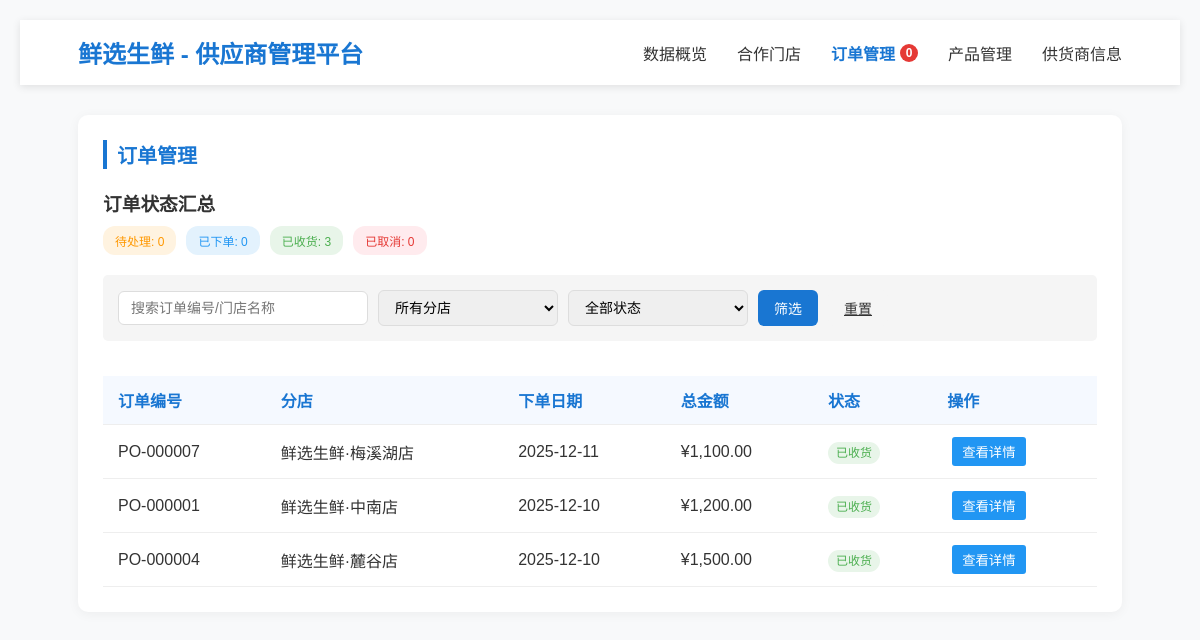
Page /supplier/orders.php (signed in) on the earlier database version.
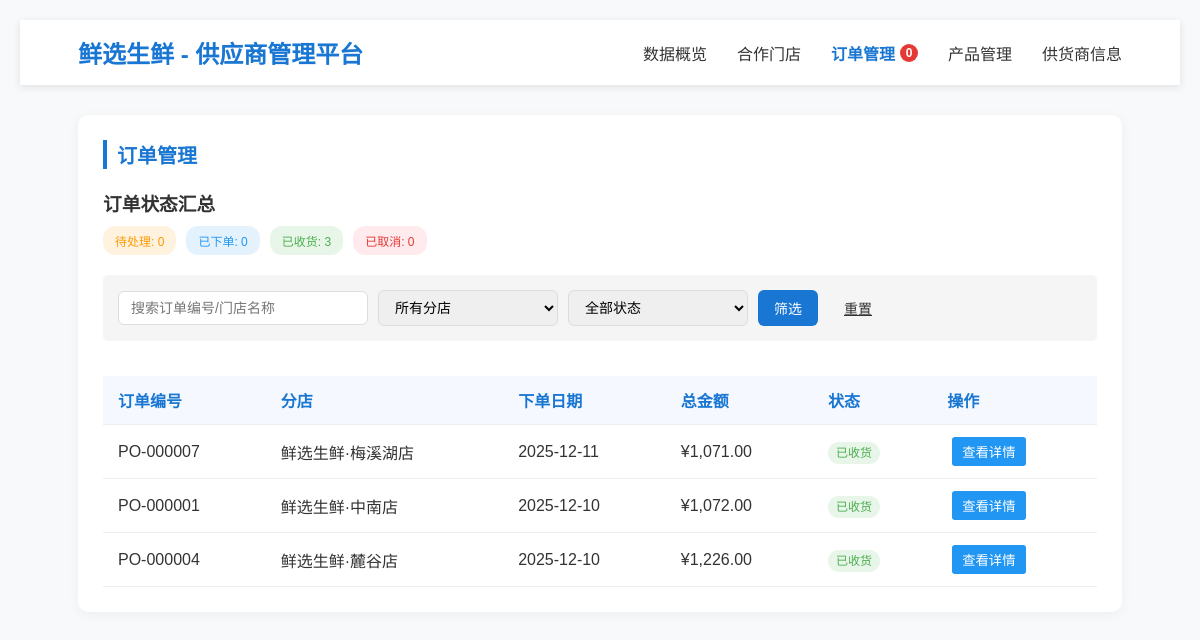
Same page on the later database version.
### tables this page shows
CREATE TABLE IF NOT EXISTS `PurchaseOrder` (
  `purchase_order_ID` INT NOT NULL AUTO_INCREMENT,
  `supplier_ID` INT NOT NULL, 
  `branch_ID` INT NOT NULL, 
  `date` DATE NOT NULL, 
  `status` ENUM('pending', 'ordered', 'received', 'cancelled') DEFAULT 'pending',
  `total_amount` DECIMAL(10,2) DEFAULT 0,
  PRIMARY KEY (`purchase_order_ID`),
  CONSTRAINT `fk_branch_id`
    FOREIGN KEY (`branch_ID`)
    REFERENCES `Branch` (`branch_ID`)
    ON DELETE NO ACTION
    ON UPDATE NO ACTION,
  CONSTRAINT `fk_supplier_id`
    FOREIGN KEY (`supplier_ID`)
    REFERENCES `Supplier` (`supplier_ID`)
    ON DELETE NO ACTION
    ON UPDATE NO ACTION);

CREATE TABLE IF NOT EXISTS `Branch` (
  `branch_ID` INT NOT NULL AUTO_INCREMENT,
  `branch_name` VARCHAR(100) UNIQUE NOT NULL,
  `address` VARCHAR(255) NOT NULL,
  `phone` VARCHAR(20) NULL,
  `email` VARCHAR(100) NULL,
  `manager_ID` INT NULL,  
  `manager_phone` VARCHAR(20) NULL,
  `status` ENUM('active', 'inactive', 'under_renovation') DEFAULT 'active',
  `created_at` TIMESTAMP DEFAULT CURRENT_TIMESTAMP,
  PRIMARY KEY (`branch_ID`)

);

### supplier/inc/data.php (called while the page is built, shortened)
<?php
function getDBConnection() {
    $servername = "localhost";
    $username = "root";
    $password = "NewRootPwd123!";
    $dbname = "mydb";
    $conn = new mysqli($servername, $username, $password, $dbname);
    $conn->set_charset("utf8mb4");
    return $conn;
}
function getSupplierPurchaseOrders($status = NULL, $branchId = 0, $supplierId = 0, $search = '') {
    $conn = getDBConnection();
    $sql = "SELECT po.*, b.branch_name, b.address as branch_address
            FROM PurchaseOrder po
            JOIN Branch b ON po.branch_ID = b.branch_ID
            WHERE po.supplier_ID = ?";
    $params = [$supplierId];
    $paramTypes = 'i';
    $sql .= " ORDER BY po.date DESC";
    $stmt = $conn->prepare($sql);
    $stmt->bind_param($paramTypes, ...$params);
    $stmt->execute();
    $result = $stmt->get_result();
    $orders = [];
    while ($row = $result->fetch_assoc()) {
        $orders[] = $row;
    }
    return $orders;
}
function formatAmount($amount) {
    return '¥' . number_format($amount, 2);
}
?>

### supplier/orders.php (the view, shortened to what the changed rows need)
<?php
require_once __DIR__ . '/inc/data.php';
$statusFilter = isset($_GET['status']) ? trim($_GET['status']) : '';
$branchFilter = isset($_GET['branch']) ? (int)$_GET['branch'] : 0;
$searchTerm = isset($_GET['search']) ? trim($_GET['search']) : '';
$orders = getSupplierPurchaseOrders(
    $statusFilter !== '' ? $statusFilter : null,
    $branchFilter > 0 ? $branchFilter : null,
    $_SESSION['supplier_id'],
    $searchTerm !== '' ? $searchTerm : null
);
$statusOptions = [
    'pending' => '待处理',
    'ordered' => '已下单',
    'received' => '已收货',
    'cancelled' => '已取消'
];
?>
<!DOCTYPE html>
<html lang="zh-CN">
<head>
</head>
<body>
    <?php include 'header.php'; ?>
    <main class="main">
        <section class="section">
            <h2 class="section-title">订单管理</h2>
            <div style="overflow-x: auto;">
                <table class="order-table">
                    <thead>
                        <tr>
                            <th>订单编号</th>
                            <th>分店</th>
                            <th>下单日期</th>
                            <th>总金额</th>
                            <th>状态</th>
                            <th>操作</th>
                        </tr>
                    </thead>
                    <tbody>
                        <?php if (empty($orders)): ?>
                            <tr>
                                <td colspan="6" style="text-align: center; padding: 30px;">暂无订单数据</td>
                            </tr>
                        <?php else: ?>
                            <?php foreach ($orders as $order): ?>
                                <tr>
                                    <td>PO-<?php echo str_pad($order['purchase_order_ID'], 6, '0', STR_PAD_LEFT); ?></td>
                                    <td><?php echo htmlspecialchars($order['branch_name']); ?></td>
                                    <td><?php echo date('Y-m-d', strtotime($order['date'])); ?></td>
                                    <td><?php echo formatAmount($order['total_amount']); ?></td>
                                    <td>
                                        <span class="status-tag status-<?php echo $order['status']; ?>">
                                            <?php echo $statusOptions[$order['status']] ?? $order['status']; ?>
                                        </span>
                                    </td>
                                    <td>
                                        <button class="action-btn detail-btn" onclick="viewOrderDetail(<?php echo $order['purchase_order_ID']; ?>)">
                                            查看详情
                                        </button>
                                    </td>
                                </tr>
                            <?php endforeach; ?>
                        <?php endif; ?>
                    </tbody>
                </table>
            </div>
        </section>
    </main>
</body>
</html>

Differences in the rows shown:
changed purchaseorder "鲜选生鲜·梅溪湖店": total_amount "¥1,100.00" → "¥1,071.00"
changed purchaseorder "鲜选生鲜·中南店": total_amount "¥1,200.00" → "¥1,072.00"
changed purchaseorder "鲜选生鲜·麓谷店": total_amount "¥1,500.00" → "¥1,226.00"
